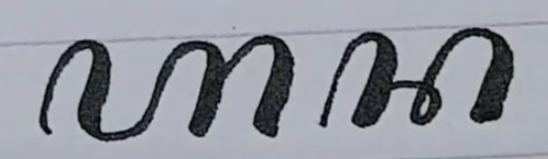
#> input picture image.png, 548 x 159 px
$ python -i transforms.py   (imports and definitions only)
#> lines starting #> are read from the running program, lines starting #| are printed output that depends on the picture
import cv2
import numpy as np
from PIL import Image


class CLAHE:
    def __init__(self, clip_limit=2.0, tile_grid_size=(8, 8)):
        self.clip_limit = clip_limit
        self.tile_grid_size = tile_grid_size
        self._clahe = None

    def __call__(self, img: Image.Image) -> Image.Image:
        if self._clahe is None:
            self._clahe = cv2.createCLAHE(
                clipLimit=self.clip_limit, tileGridSize=self.tile_grid_size
            )

        img_np = np.array(img)

        # grayscale
        if img_np.ndim == 2:
            return Image.fromarray(self._clahe.apply(img_np))

        # RGB
        lab = cv2.cvtColor(img_np, cv2.COLOR_RGB2LAB)
#> lab: shape (159, 548, 3); mean of channels 0, 1, 2 157.4, 129, 122.8
        l, a, b = cv2.split(lab)
        l = self._clahe.apply(l)
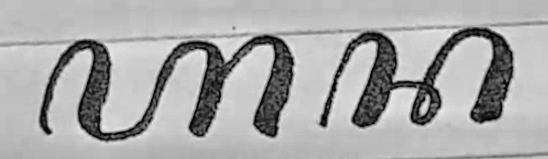
#> l: shape (159, 548); min 1, max 233, mean 168.9
        lab = cv2.merge((l, a, b))
#> lab: shape (159, 548, 3); mean of channels 0, 1, 2 168.9, 129, 122.8
        return Image.fromarray(cv2.cvtColor(lab, cv2.COLOR_LAB2RGB))


class ResizeByHeight:
    def __init__(self, height):
        self.height = height

    def __call__(self, img: Image.Image) -> Image.Image:
        w, h = img.size
        new_w = int(w * self.height / h)
        return img.resize((new_w, self.height), Image.BILINEAR)

>>> import cv2
>>> picture = cv2.cvtColor(cv2.imread('../image.png'), cv2.COLOR_BGR2RGB)
>>> result = CLAHE()(picture)
